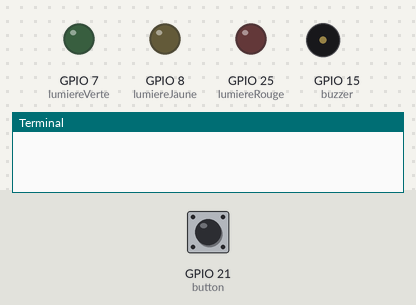
A program run on a simulated Raspberry Pi (BCM pin numbers). On the bench: output pins drawn as LEDs (lit = HIGH), buzzer (waves = sounding, pin HIGH), the last lines printed to the terminal. The inputs (shaded band) are chosen by the test bench; at power-on: GPIO 21 (button) HIGH.

Above: at 1.2 s.
1.3 s: GPIO 21 (button) pulled LOW for 0.15 s
2.9 s: GPIO 21 (button) pulled LOW for 1 s
At 4.3 s:
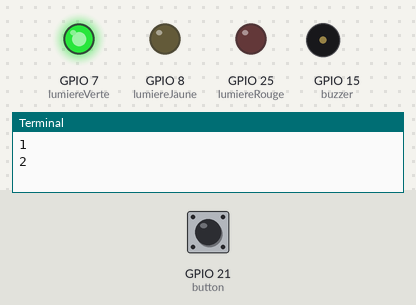
5.4 s: GPIO 21 (button) pulsed LOW 5 times (0.12 s each, 0.3 s apart)
At 6.7 s:
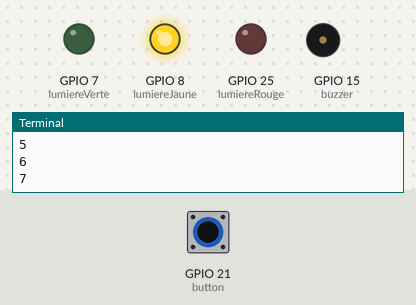
8.4 s: GPIO 21 (button) pulsed LOW 2 times (0.12 s each, 0.3 s apart)
At 9.9 s:
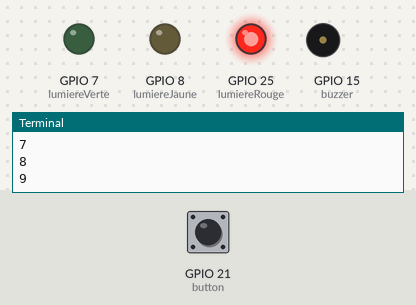
10.5 s: GPIO 21 (button) pulled LOW for 0.15 s
At 11.3 s:
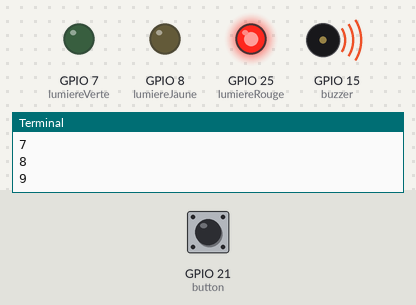
Timing chart, 0 to 16.5 s (numbered marks = the images above; inputs shaded):
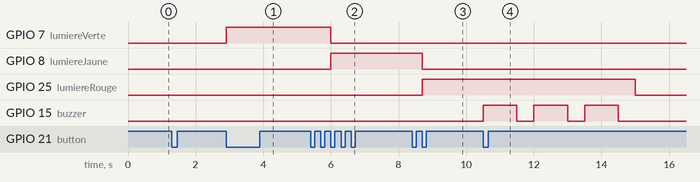

The program:

examen1_charles.py
```python
import RPi.GPIO as GPIO
from gpiozero import Button, Buzzer, LED
from time import sleep

button = Button(21) # Valeur à mettre
lumiereRouge = LED(25) # Valeur à mettre
lumiereJaune = LED(8) # Valeur à mettre
lumiereVerte = LED(7) # Valeur à mettre
buzzer = Buzzer(15) # Valeur à mettre
compteur = 0

def beeeeeeeeeep(durationBeep):
    buzzer.on()
    sleep(durationBeep)
    buzzer.off()

while True:
    button.wait_for_press()

    if compteur < 10 and compteur >= 8:
        compteur += 1

        if compteur == 10:

            for i in range(3): # Valeur à mettre
                beeeeeeeeeep(1) # Valeur à mettre
                sleep(0.5)

            lumiereRouge.off()
            compteur = 0
        else:
            lumiereJaune.off()
            lumiereRouge.on()

    elif compteur < 8 and compteur >= 4:
        compteur += 1
        lumiereVerte.off()
        lumiereJaune.on()
    elif compteur < 4 and compteur >= 1:
        lumiereVerte.on()
        compteur += 1

    else:
        compteur += 1

    print(compteur)
    button.wait_for_release()
```

Measured:
- after the input at 2.9 s, GPIO 7 (lumiereVerte): LOW → HIGH at once
- after the input at 5.4 s, GPIO 7 (lumiereVerte): HIGH → LOW after 0.60 s; GPIO 8 (lumiereJaune): LOW → HIGH after 0.60 s
- after the input at 8.4 s, GPIO 8 (lumiereJaune): HIGH → LOW after 0.30 s; GPIO 25 (lumiereRouge): LOW → HIGH after 0.30 s
- after the input at 10.5 s, GPIO 25 (lumiereRouge): HIGH → LOW after 4.5 s; GPIO 15 (buzzer): alternates HIGH for 1.0 s and LOW for 0.50 s, 6 changes in all, then stays LOW, starting at once
